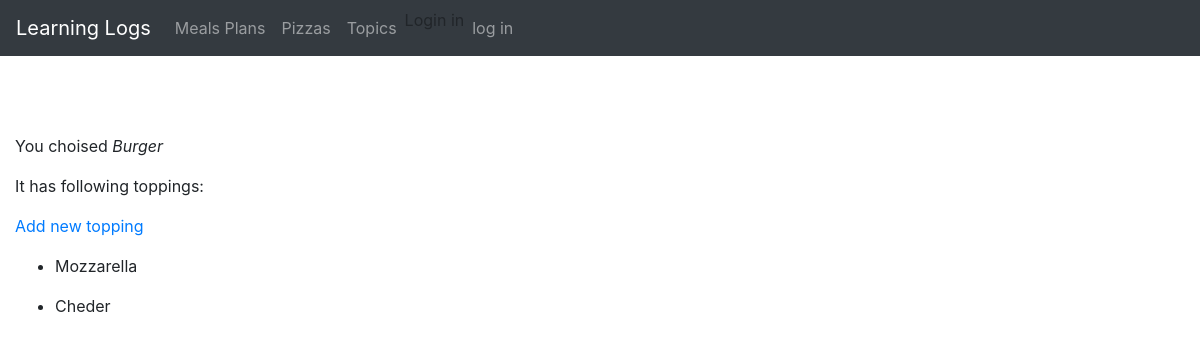
The app's page /pizzeria/pizza/1/ with its own data.
### pizzas/models.py (models this page shows, shortened)
class Pizza(models.Model):
    PIZZA_SIZES = (
        ('P', 4),
        ('S', 6),
        ('M', 8),
        ('L', 12),
        ('XL', 16),
        )
    name = models.CharField(max_length=200)
    size = models.CharField(max_length=10, choices=PIZZA_SIZES, default=PIZZA_SIZES[0][0])
    toppings = models.ManyToManyField(Topping,through='ToppingAmount', related_name='pizzas')
    def __str__(self):
        return self.name

class Topping(models.Model):
    name = models.CharField(max_length=100)

### pizzas/views.py (the view)
# urls.py: re_path(r'^pizza/(?P<pizza_id>\d+)/$', views.pizza, name='pizza'),
def pizza(request, pizza_id):
	pizza = Pizza.objects.get(id=pizza_id)
	toppings = [top.toppings.name for top in ToppingAmount.objects.filter(pizza=pizza)]
	context = {'pizza' : pizza, 'toppings': toppings}
	return render(request, 'pizzas/pizza.html', context)

### pizzas/templates/pizzas/pizza.html
{% extends 'learning_logs/base.html' %}
{% block content %}
<p>You choised <em>{{ pizza }}</em></p>
	<p>It has following toppings:</p>
	<p><a href="{% url 'new_topping' pizza.id %}">Add new topping</a></p>
	<ul>
		{% for topping in toppings %}
		<li>
			<p>{{ topping }}</p>
		</li>
		{% empty %}
		<li>
			There are no toppings for this topping yet.
		</li>
		{% endfor %}
	</ul>
{% endblock content %}

### records on screen
Pizza: name "Burger"
Topping: toppings "Mozzarella"
Topping: toppings "Cheder"
